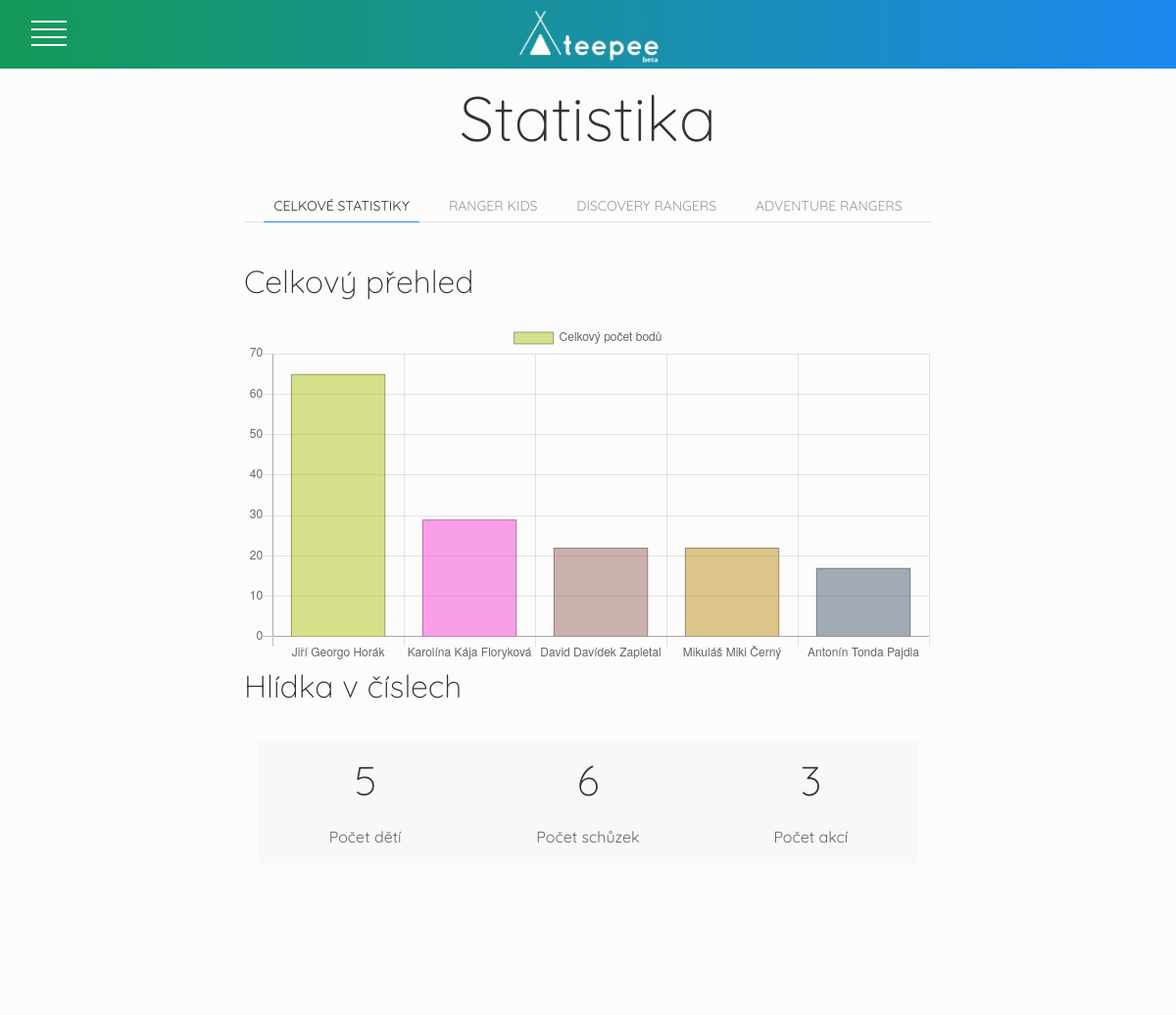
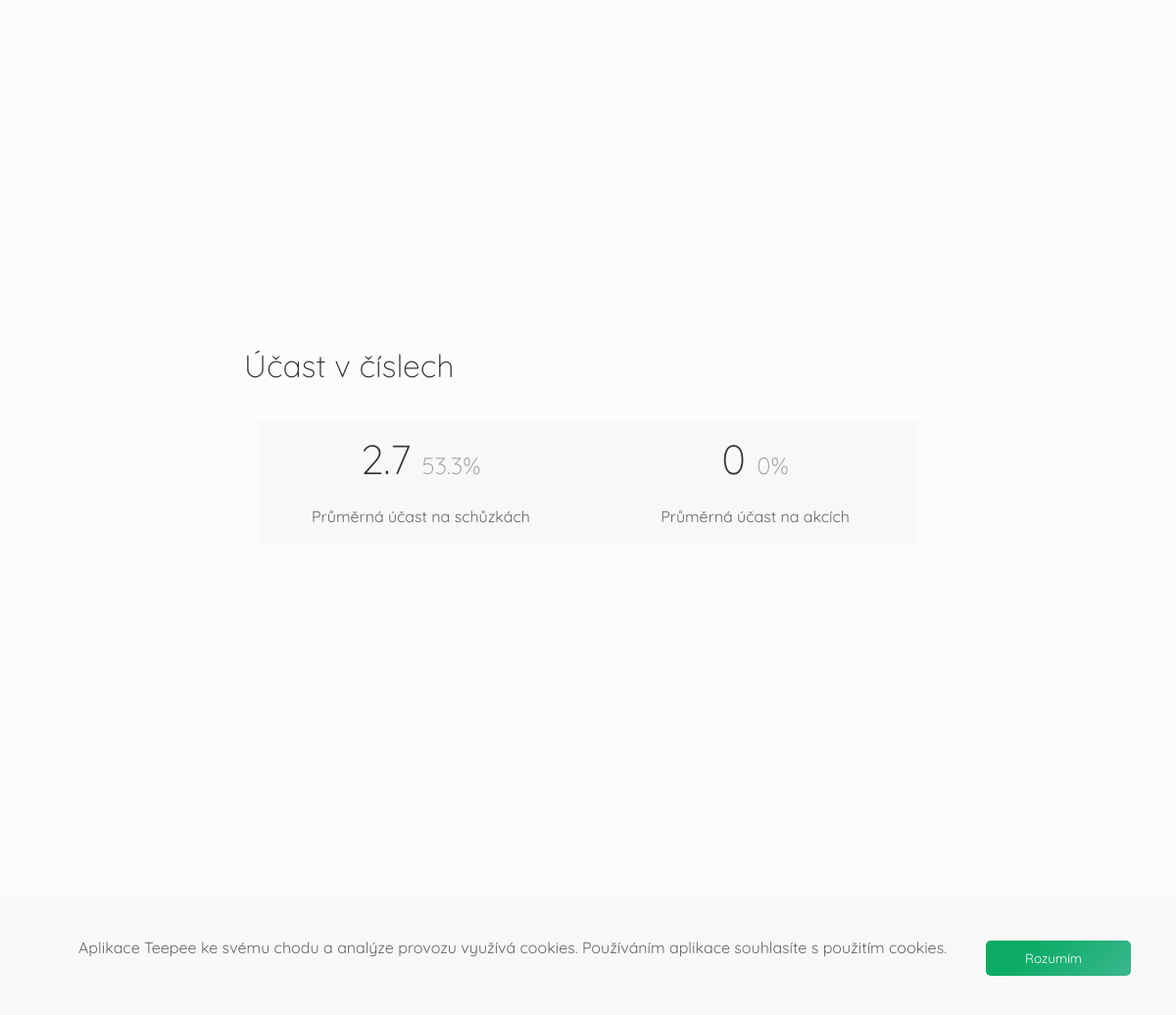
/statistika, run on the app's committed database (2 pictures, top to bottom).
### tables this page shows
CREATE TABLE `kmen` (
  `id_kmenu` int(11) NOT NULL,
  `nazev` varchar(150) NOT NULL,
  `min_vek` int(2) NOT NULL,
  `max_vek` int(2) NOT NULL,
  `popis` text
);

### index.php (called while the page is built, shortened)
<?php
  try{
  $router = new RouterKontroler();
  $router->zpracuj(array($_SERVER["REQUEST_URI"]));
  $router->vypisPohled();
  }
  catch(Exception $e){
    $exception = "
    <h3><b>Ooops!</b> Něco se pokazilo</h3>
    Kód výjimky:<br>".
    $e->getMessage();
    $router->pridejZpravu($exception,"error");
    DB::syslog($exception,"exception",(isset($_SESSION["uzivatel"]->id_vedouciho)) ? $_SESSION["uzivatel"]->id_vedouciho : 0);
    die("<script>window.location.href = '/nastenka';</script>");
  }
 ?>

### model/DB.php (called while the page is built, shortened)
<?php
class DB {
  private static $spojeni;
  private static $nastaveni = array(
		PDO::ATTR_ERRMODE => PDO::ERRMODE_EXCEPTION,
    PDO::ATTR_EMULATE_PREPARES => false,
    PDO::ATTR_DEFAULT_FETCH_MODE => PDO::FETCH_ASSOC
	);
    public static function pripoj($server, $uzivatel, $heslo, $databaze)
    {
	  if (!isset(self::$spojeni))
      {
        $dsn = "mysql:host=$server;dbname=$databaze;charset=utf8";
			 self::$spojeni = new PDO(
				$dsn,
				$uzivatel,
				$heslo,
				self::$nastaveni
       );
	  }
	}
  public static function vsechnyKmeny(){
    $sql = "SELECT * FROM kmen ORDER BY min_vek ASC";
    $navrat = self::$spojeni->prepare($sql);
    $navrat->execute();
    return $navrat->fetchAll();
  }
  public static function dotazVsechny($dotaz, $parametry = array()) {
		$navrat = self::$spojeni->prepare($dotaz);
		$navrat->execute($parametry);
		return $navrat->fetchAll();
	}
    public static function statistikaSchuzky(){
      $sql = "SELECT schuzka.datum AS datum,  count(ucast_schuzka.id_rangera) AS pocet
      FROM schuzka JOIN ucast_schuzka USING (id_schuzky) JOIN ranger USING (id_rangera)
      WHERE ucast_schuzka.stav LIKE 'pritomen' OR ucast_schuzka.stav LIKE 'pritomen-pozde'
      GROUP BY schuzka.id_schuzky
      ORDER BY schuzka.datum ASC";
      $navrat = self::$spojeni->prepare($sql);
      $navrat->execute();
      return $navrat->fetchAll();
    }
}

### kontroler/StatistikaKontroler.php (called while the page is built, shortened)
<?php
class StatistikaKontroler extends Kontroler{
  public function zpracuj($parametry){
    if(isset($parametry[0])){
      $id_kmenu = $parametry[0];
      $kmen = DB::getKmen($id_kmenu);
      $nazevKmene = DB::getNazevKmene($id_kmenu)["nazev"];
      $this->pohled = "statistika-graf";
      $this->data["celkovyPrehled"]["btn"] = "Celkový přehled";
      $this->data["celkovyPrehled"]["kmen"] = $nazevKmene;
      $this->data["celkovyPrehled"]["data"] = DB::dotazVsechny("SELECT jmeno,prezdivka,prijmeni,pocet_bodu from ranger where id_kmenu = ? order by pocet_bodu desc",array($id_kmenu));
      $this->data["poTydnech"] = DB::statistikaPrubehPoTydnech($id_kmenu);
      $this->data["kmeny"] = DB::vsechnyKmeny();
      $this->data["akt_kmen"] = (array) DB::getKmen($id_kmenu);
    }
    else{
      $this->data["kmeny"] = DB::vsechnyKmeny();
      $this->data["statistika"]["jmena"] = DB::dotazVsechny("SELECT jmeno,prezdivka,prijmeni,pocet_bodu from ranger order by pocet_bodu desc");
      $this->data["schuzky"] = DB::statistikaSchuzky();
    }
  }
}
 ?>

### kontroler/RouterKontroler.php (called while the page is built, shortened)
<?php
class RouterKontroler extends Kontroler{
  protected $kontroler;
  public function zpracuj($parametry){
    $castiCesty = $this->parseURL($parametry[0]);
    $castNazKont = $this->camelCase(array_shift($castiCesty));
    $tridaKontroleru = $castNazKont . "Kontroler";
    if(file_exists("kontroler/$tridaKontroleru.php"))
      $this->kontroler = new $tridaKontroleru();
    else{
      $this->pridejZpravu("<b>404</b> <br> To, co hledáš, tady není","danger");
      $this->presmeruj("nastenka");
    }
    $this->kontroler->zpracuj($castiCesty);
    $this->kontroler->colorGenerator = new ColorGenerator();
    $this->kontroler->mailManager = new MailManager();
  }
  private function camelCase($text) {
      $text = str_replace("-", " ", $text);
      $text = ucwords($text);
      $text = str_replace(" ", "", $text);
      return $text;
  }
  private function parseURL($url) {
      $parsedURL = parse_url($url);
      $path = $parsedURL["path"];
      $path = ltrim($path,"/");
      $path = trim($path);
      $cutPath = explode("/", $path);
      return $cutPath;
  }
}

### model/ColorGenerator.php (called while the page is built, shortened)
<?php
class ColorGenerator{
    public function randomColorRgba($opacity){
        return "rgba(".mt_rand( 0, 255 ).",".mt_rand( 0, 255 ).",".mt_rand( 0, 255 ).",$opacity)";
    }
}
?>

### view/statistika.phtml (the view, shortened to what this page needs)
<h1 class="uk-text-center uk-margin-remove uk-heading-medium">Statistika</h1>
<div class="uk-width-3-5@l uk-width-1-1@m uk-margin-auto">
  <div class="uk-margin-medium-top">
    <ul class="uk-flex-center" uk-tab>
      <li class="uk-active"><a href="/statistika">Celkové statistiky</a></li>
      <?php
      foreach ($kmeny as $kmen) {
      ?>
        <li><a onclick="window.location.href = '/statistika/<?= $kmen['id_kmenu'] ?>'"><?= $kmen["nazev"] ?></a></li>
      <?php
      }
      ?>
    </ul>
  </div>
  <div id="celkovy-preheled" uk-scrollspy="cls:uk-animation-fade">
    <h2>Celkový přehled</h2>
    <canvas id="statistika"></canvas>
    <script>
      var ctx = document.getElementById('statistika');
      var myChart = new Chart(ctx, {
        type: 'bar',
        data: {
          labels: [<?php
                    foreach ($statistika["jmena"] as $jmeno) {
                      echo "'" . $jmeno["jmeno"] . " " . $jmeno["prezdivka"] . " " . $jmeno["prijmeni"] . "'" . ",";
                    }
                    ?>],
          datasets: [{
            label: 'Celkový počet bodů',
            data: [<?php
                    foreach ($statistika["jmena"] as $jmeno) {
                      echo $jmeno["pocet_bodu"] . ",";
                    }
                    ?>],
            backgroundColor: [
              <?php foreach ($statistika["jmena"] as $jmeno) {
                echo "'" . $this->colorGenerator->randomColorRgba(0.5) . "',";
              }
              ?>
            ],
            borderColor: [
              <?php foreach ($statistika["jmena"] as $jmeno) {
                echo "'rgba(80,80,80,0.5)',";
              }
              ?>
            ],
            borderWidth: 1
          }]
        },
        options: {
          scales: {
            yAxes: [{
              ticks: {
                beginAtZero: true
              }
            }]
          }
        }
      });
    </script>
  </div>
  <div id="hlidka-v-cislech" uk-scrollspy="cls:uk-animation-fade">
    <h2>Hlídka v číslech</h2>
    <div class="uk-padding-small">
      <div class="uk-background-muted uk-width-1-1 uk-padding-small">
        <div class="uk-child-width-expand@s uk-text-center" uk-grid>
          <div>
            <h1><?= $pocetDeti ?></h1>
            <p>Počet dětí</p>
          </div>
          <div>
            <h1><?= $pocetSchuzek ?></h1>
            <p>Počet schůzek</p>
          </div>
          <div>
            <h1><?= $pocetAkci ?></h1>
            <p>Počet akcí</p>
          </div>
        </div>
      </div>
    </div>
  </div>
    <script>
      var ctx = document.getElementById('statistika-schuzky');
      var myChart = new Chart(ctx, {
        type: 'line',
        data: {
          labels: [<?php
                    foreach ($schuzky as $schuzka) {
                      echo "'" . date_format(date_create($schuzka["datum"]), "d.m.Y") . "',";
                    }
                    ?>],
          datasets: [{
            label: 'Počet účastníků',
            data: [<?php
                    foreach ($schuzky as $schuzka) {
                      echo $schuzka["pocet"] . ",";
                    }
                    ?>],
            backgroundColor: [
              <?php
              $barva = $this->colorGenerator->randomColorRgba(0.5);
              echo "'" . $barva . "'";
              ?>
            ],
            borderColor: [
              <?php
              echo "'" . $barva . "'";
              ?>
            ],
            borderWidth: 1
          }]
        },
        options: {
          scales: {
            yAxes: [{
              ticks: {
                beginAtZero: true
              }
            }]
          }
        }
      });
    </script>
  <h2>Účast v číslech</h2>
  <div class="uk-padding-small">
      <div class="uk-background-muted uk-width-1-1 uk-padding-small">
        <div class="uk-child-width-expand@s uk-text-center" uk-grid>
          <div>
            <h1><?= round($prumUcastSchuzka, 1) ?> <span class="uk-text-muted uk-text-large"><?= round(($prumUcastSchuzka/$pocetDeti)*100,1)."%" ?></span></h1>
            <p>Průměrná účast na schůzkách</p>
          </div>
          <div>
            <h1><?= round($prumUcastAkce, 1) ?> <span class="uk-text-muted uk-text-large"><?= round(($prumUcastAkce/$pocetDeti)*100,1)."%" ?></span></h1>
            <p>Průměrná účast na akcích</p>
          </div>
        </div>
      </div>
    </div>
    <script>
      var ctx = document.getElementById('statistika-akce');
      var myChart = new Chart(ctx, {
        type: 'line',
        data: {
          labels: [<?php
                    foreach ($akce as $schuzka) {
                      echo "'" . $schuzka["datum"] . "',";
                    }
                    ?>],
          datasets: [{
            label: 'Počet účastníků',
            data: [<?php
                    foreach ($akce as $schuzka) {
                      echo $schuzka["pocet"] . ",";
                    }
                    ?>],
            backgroundColor: [
              <?php
              $barva = $this->colorGenerator->randomColorRgba(0.5);
              echo "'" . $barva . "'";
              ?>
            ],
            borderColor: [
              <?php
              echo "'" . $barva . "'";
              ?>
            ],
            borderWidth: 1
          }]
        },
        options: {
          scales: {
            yAxes: [{
              ticks: {
                beginAtZero: true
              }
            }]
          }
        }
      });
    </script>
</div>

### view/css/main.css (style rules this page uses)
:root { --orange:#FFE53B; --blue:#21D4FD; --light-grey: #fcfcfc; --border-size: 1px; --border-color: #f2f2f2; --green:#159957; }
body,html { height: 100%; width:100%; margin:0; padding: 0; font-family: 'Quicksand', sans-serif; background-color: var(--light-grey); }
* { font-family: 'Quicksand', sans-serif; }
h1,h2,h3,h4,.uk-heading-small,.uk-heading-medium { font-family: 'Quicksand', sans-serif; font-weight: lighter; }
a { color:#333; }

### data on the page
kmen: nazev "RANGER KIDS"
kmen: nazev "DISCOVERY RANGERS"
kmen: nazev "ADVENTURE RANGERS"

### other printed values
$pocetDeti "5"
$pocetSchuzek "6"
$pocetAkci "3"
$prumUcastSchuzka "2.7"
$prumUcastAkce "0"
chart data {{ $jmeno["jmeno"] }} Jiří, Karolína, David, Mikuláš, Antonín
chart data {{ $jmeno["prezdivka"] }} Georgo, Kája, Davídek, Miki, Tonda
chart data {{ $jmeno["prijmeni"] }} Horák, Floryková, Zapletal, Černý, Pajdla
chart data {{ $jmeno["pocet_bodu"] }} 65, 29, 22, 22, 17
